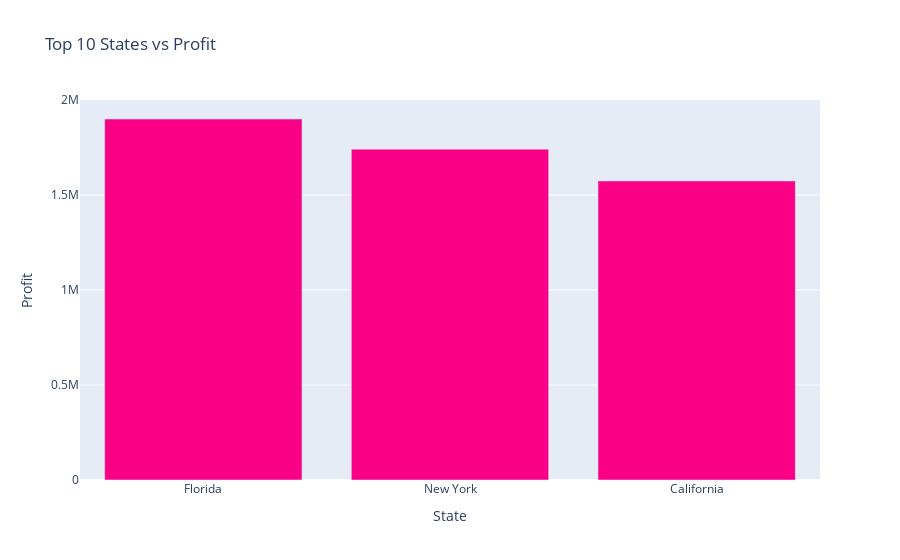

Source (notebook cell):
### Code cell
state_sales = df.groupby("State")["Profit"].sum().sort_values(ascending=False).head(10).reset_index()
fig = px.bar(state_sales, x="State", y="Profit", title="Top 10 States vs Profit", color_discrete_sequence=px.colors.qualitative.Alphabet_r)
fig.show()
#Florida being the Highest profitable state

### Figure 1 — Plotly figure (JSON) as saved in the notebook; plotly's stock layout.template omitted (floating-point values rounded to 4 significant figures)
{"data": [{"hovertemplate": "State=%{x}<br>Profit=%{y}<extra></extra>", "legendgroup": "", "marker": {"color": "#FA0087", "pattern": {"shape": ""}}, "name": "", "orientation": "v", "showlegend": false, "textposition": "auto", "type": "bar", "x": ["Florida", "New York", "California"], "xaxis": "x", "y": [1900000.0, 1742000.0, 1575000.0], "yaxis": "y"}], "layout": {"barmode": "relative", "legend": {"tracegroupgap": 0}, "title": {"text": "Top 10 States vs Profit"}, "xaxis": {"anchor": "y", "domain": [0, 1], "title": {"text": "State"}}, "yaxis": {"anchor": "x", "domain": [0, 1], "title": {"text": "Profit"}}}}
